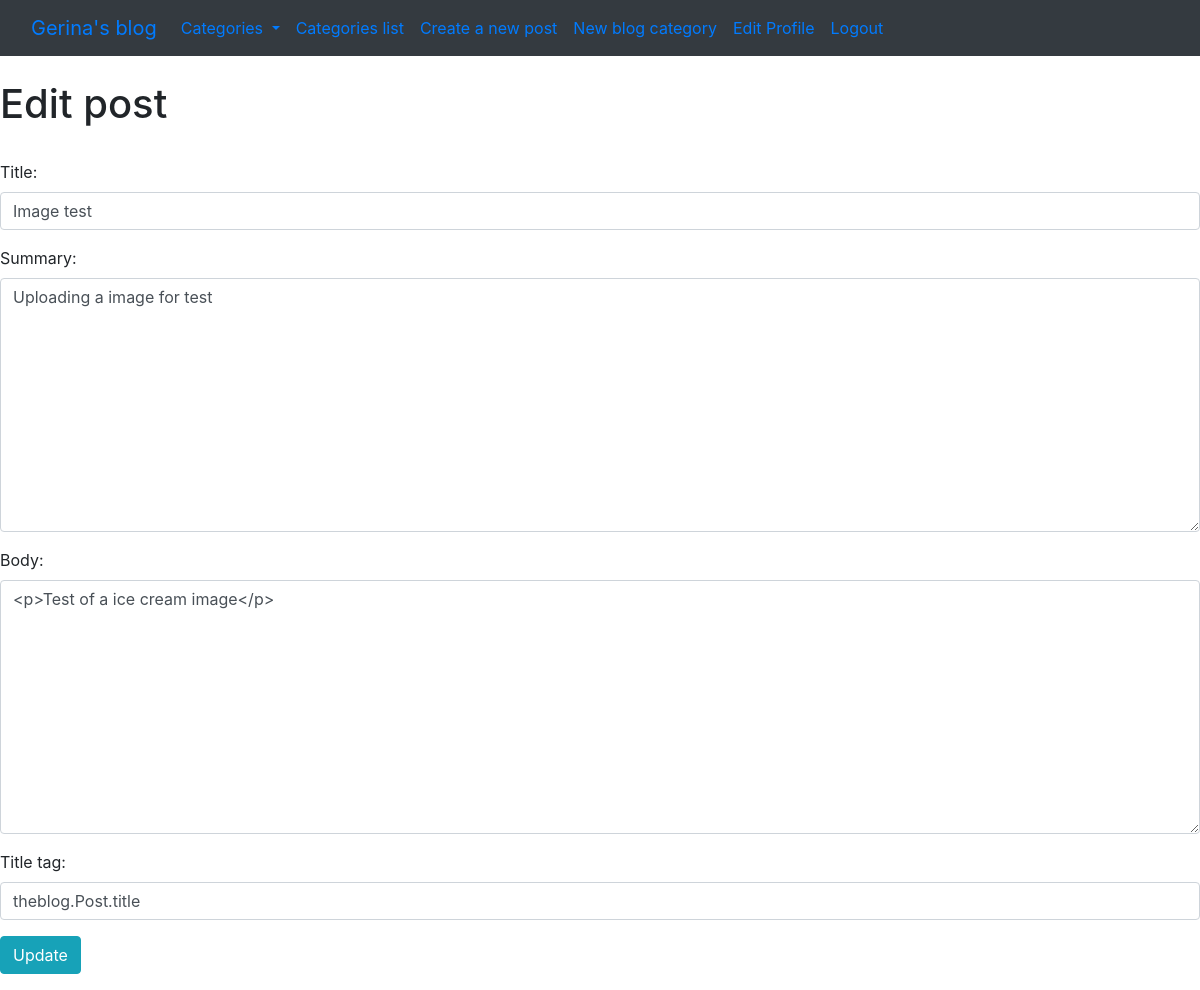
The app's page /article/edit/15 (signed in) with its own data.
### theblog/models.py (models this page shows, shortened)
class Post(models.Model):
    title = models.CharField(max_length=255)
    header_image = models.ImageField(null=True, blank=True, upload_to='images/')
    author = models.ForeignKey(User, on_delete=models.CASCADE)
    body = RichTextField(blank=True, null=True)
    title_tag = models.CharField(max_length=255, default=title)
    post_date = models.DateField(auto_now_add=True)
    category = models.CharField(max_length=255, default='uncategorized')
    summary = models.CharField(max_length=255)
    likes = models.ManyToManyField(User, related_name='blog_post')

### theblog/views.py (the view)
# urls.py: path('article/edit/<int:pk>', UpdatePostView.as_view(), name='update_post'),
class UpdatePostView(UpdateView):
    model = Post
    form_class = EditForm
    template_name = 'update_post.html'
    def get_context_data(self, *args, **kwargs):
        cat_menu = Category.objects.all()
        context = super(UpdatePostView, self).get_context_data(*args, **kwargs)
        context["cat_menu"] = cat_menu
        return context

### theblog/forms.py
class EditForm(forms.ModelForm):
    class Meta:
        model = Post
        fields = ('title','summary', 'body', 'title_tag')
        widgets = {
            'title':forms.TextInput(attrs={'class':'form-control', 'placeholder': 'Insert title here'}),
            'summary': forms.Textarea(attrs={'class': 'form-control', 'placeholder': 'Here goes the summary of the post'}),
            'body': forms.Textarea(attrs={'class': 'form-control', 'placeholder':'Here goes the body of the post'}),
            'title_tag': forms.TextInput(attrs={'class': 'form-control'})
        }

### theblog/models.py (called while the page is built)
    def __str__(self):
        return self.name

### theblog/templates/update_post.html (shortened to what this page needs)
{% extends 'base.html' %}
{% block content %}
{% if user.is_authenticated %}
    {% if user.id == post.author.id %}
        <h1>Edit post</h1>
        <br>
        <div class="form-group">
            <form action="" method="POST">
                {{form.as_p}}
                <button type="submit" class="btn btn-info">Update</button>
             </form>
        </div>
    {% else %}
        <h1>This post isn't yours to edit</h1>
        <a href="{% url 'home' %}">Back to main page</a>
    {% endif %}
{% else %}
    <h2>You must be logged in to see this page.</h2>
<a href="{% url 'login'%}"> Login</a> <br>
<a href="{% url 'home' %}"> Back to home page</a>
{% endif %}
{% endblock %}

### records on screen
Post: title "Image test", summary "Uploading a image for test", body "<p>Test of a ice cream image</p>", title_tag "theblog.Post.title"
